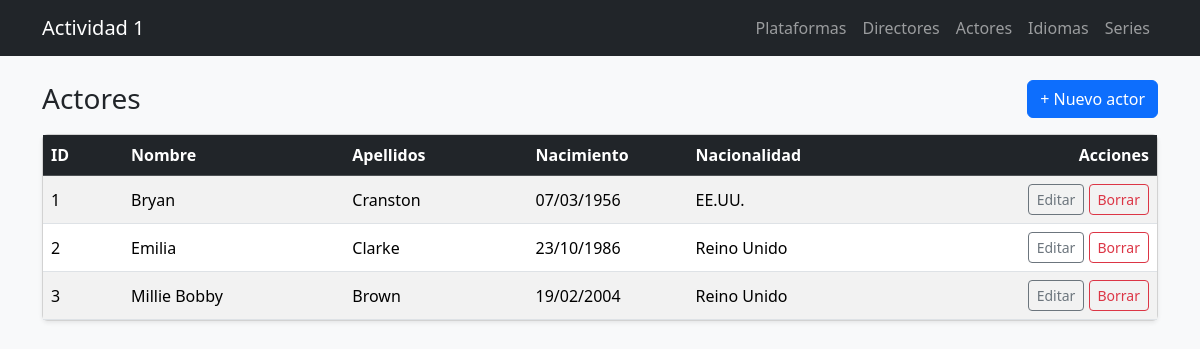
The page /views/actores/list.php on the database its author committed.
### tables this page shows
CREATE TABLE actores (
  id INT UNSIGNED AUTO_INCREMENT PRIMARY KEY,
  nombre VARCHAR(100) NOT NULL,
  apellidos VARCHAR(120) NOT NULL,
  fecha_nacimiento DATE NULL,
  nacionalidad VARCHAR(100) NULL,
  created_at DATETIME NOT NULL DEFAULT CURRENT_TIMESTAMP,
  updated_at DATETIME NULL DEFAULT NULL ON UPDATE CURRENT_TIMESTAMP
);

### models/Actor.php (called while the page is built, shortened)
<?php
class Actor
{
    private $id;
    private $nombre;
    private $apellidos;
    private $fechaNacimiento;
    private $nacionalidad;
    public function __construct($id = null, $nombre = null, $apellidos = null, $fechaNacimiento = null, $nacionalidad = null)
    {
        $this->id = $id;
        $this->nombre = $nombre;
        $this->apellidos = $apellidos;
        $this->fechaNacimiento = $fechaNacimiento;
        $this->nacionalidad = $nacionalidad;
    }
    public function getId() { return $this->id; }
    public function getNombre() { return $this->nombre; }
    public function getApellidos() { return $this->apellidos; }
    public function getFechaNacimiento() { return $this->fechaNacimiento; }
    public function getNacionalidad() { return $this->nacionalidad; }
    private function connect()
    {
        $host = "localhost";
        $db   = "actividad1_backend";
        $user = "root";
        $pass = "";
        $charset = "utf8mb4";
        $dsn = "mysql:host=$host;dbname=$db;charset=$charset";
        return new PDO($dsn, $user, $pass, [
            PDO::ATTR_ERRMODE => PDO::ERRMODE_EXCEPTION
        ]);
    }
    public function getAll()
    {
        $pdo = $this->connect();
        $stmt = $pdo->prepare("SELECT id, nombre, apellidos, fecha_nacimiento, nacionalidad FROM actores ORDER BY id");
        $stmt->execute();
        $items = [];
        while ($row = $stmt->fetch(PDO::FETCH_ASSOC)) {
            $items[] = new Actor(
                $row["id"],
                $row["nombre"],
                $row["apellidos"],
                $row["fecha_nacimiento"],
                $row["nacionalidad"]
            );
        }
        return $items;
    }
}

### controllers/ActorController.php (called while the page is built, shortened)
<?php
require_once __DIR__ . "/../models/Actor.php";
class ActorController
{
    public function listActores()
    {
        $model = new Actor();
        return $model->getAll();
    }
}

### views/actores/list.php (the view, shortened to what this page needs)
<?php
require_once __DIR__ . "/../../controllers/ActorController.php";
$controller = new ActorController();
$actores = $controller->listActores();
require_once __DIR__ . "/../partials/header.php";
function formatDateDMY($date) {
    $ts = strtotime($date);
    return $ts ? date("d/m/Y", $ts) : "-";
}
?>
<div class="d-flex justify-content-between align-items-center mb-3">
  <h1 class="h3 mb-0">Actores</h1>
  <a class="btn btn-primary" href="create.php">+ Nuevo actor</a>
</div>
<?php if ($actores && count($actores) > 0): ?>
  <div class="card shadow-sm">
    <div class="table-responsive">
      <table class="table table-hover table-striped mb-0 align-middle">
        <thead class="table-dark">
          <tr>
            <th style="width:80px;">ID</th>
            <th>Nombre</th>
            <th>Apellidos</th>
            <th style="width:160px;">Nacimiento</th>
            <th>Nacionalidad</th>
            <th style="width:220px;" class="text-end">Acciones</th>
          </tr>
        </thead>
        <tbody>
          <?php foreach ($actores as $a): ?>
            <tr>
              <td><?= $a->getId() ?></td>
              <td><?= htmlspecialchars($a->getNombre()) ?></td>
              <td><?= htmlspecialchars($a->getApellidos()) ?></td>
              <td><?= formatDateDMY($a->getFechaNacimiento()) ?></td>
              <td><?= htmlspecialchars($a->getNacionalidad() ?: "-") ?></td>
              <td class="text-end">
                <a class="btn btn-sm btn-outline-secondary" href="edit.php?id=<?= $a->getId() ?>">Editar</a>
                <form method="post" action="delete.php" class="d-inline"
                      onsubmit="return confirm('¿Seguro que deseas borrar este actor?');">
                  <button type="submit" class="btn btn-sm btn-outline-danger">Borrar</button>
                </form>
              </td>
            </tr>
          <?php endforeach; ?>
        </tbody>
      </table>
    </div>
  </div>
<?php else: ?>
  <div class="alert alert-info">No existe todavía ningún actor.</div>
<?php endif; ?>
<?php require_once __DIR__ . "/../partials/footer.php"; ?>

### rows shown on the page
actores: id "1", nombre "Bryan", apellidos "Cranston", fecha_nacimiento "07/03/1956", nacionalidad "EE.UU."
actores: id "2", nombre "Emilia", apellidos "Clarke", fecha_nacimiento "23/10/1986", nacionalidad "Reino Unido"
actores: id "3", nombre "Millie Bobby", apellidos "Brown", fecha_nacimiento "19/02/2004", nacionalidad "Reino Unido"
